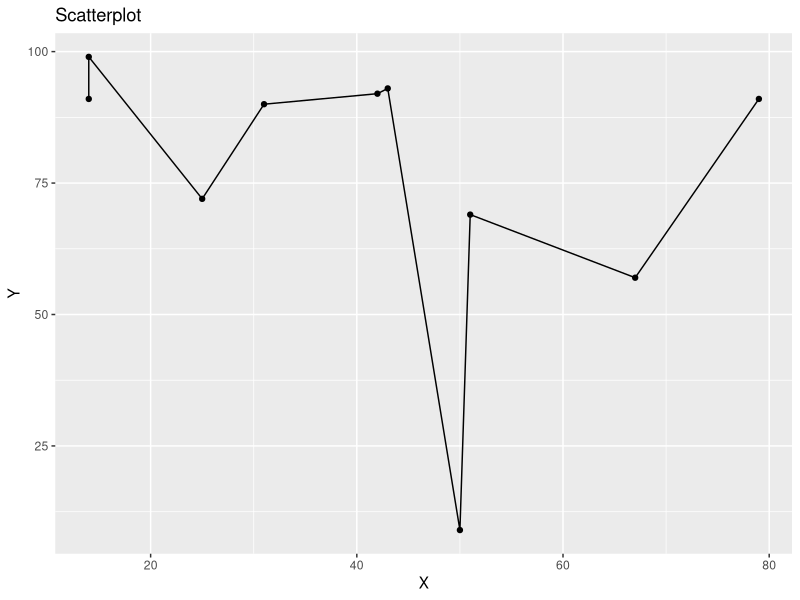

R code for this plot:
## ---- chunk 1
set.seed(123)  # для воспроизводимости результата
data <- data.frame(
  X = sample(1:100, 10, replace = TRUE),
  Y = sample(1:100, 10, replace = TRUE)
)

library(ggplot2)
ggplot(data, aes(x = X, y = Y)) +
  geom_point() +
  geom_line() +
  labs(title = "Scatterplot", x = "X", y = "Y")

## ---- chunk 2
print("hello")
